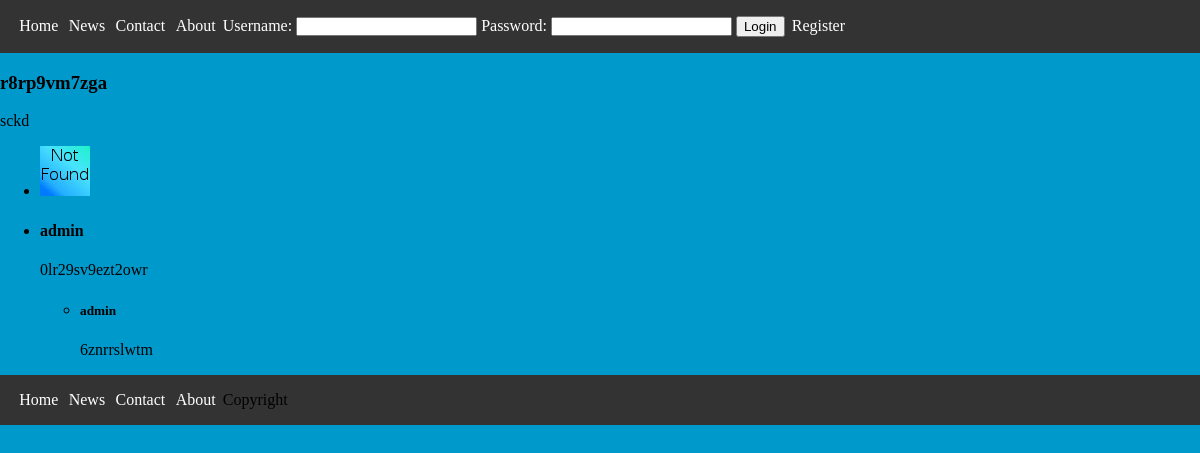
The page /Pages/show_restaurant.php?id=1 on the database its author committed.
### tables this page shows
CREATE TABLE restaurant (id INTEGER PRIMARY KEY AUTOINCREMENT NOT NULL, name VARCHAR NOT NULL, description VARCHAR DEFAULT ('Description not available'), owner INTEGER REFERENCES user (id), type_id INTEGER REFERENCES type (id));

CREATE TABLE restaurantPicture (picture_id INTEGER REFERENCES picture (id), restaurant_id INTEGER REFERENCES restaurant (id));

CREATE TABLE review (rating INTEGER CHECK (rating < 6 AND rating > - 1) NOT NULL, id INTEGER PRIMARY KEY AUTOINCREMENT NOT NULL, description VARCHAR DEFAULT ('Review not available'), restaurant_id INTEGER REFERENCES restaurant (id) NOT NULL, reviewer_id INTEGER REFERENCES user (id) NOT NULL);

CREATE TABLE user (nome VARCHAR DEFAULT ('defaultUser'), id INTEGER PRIMARY KEY AUTOINCREMENT NOT NULL, picture_id INTEGER REFERENCES picture (id) DEFAULT NULL, password VARCHAR NOT NULL, username VARCHAR NOT NULL, description VARCHAR);

CREATE TABLE awnser (id INTEGER PRIMARY KEY AUTOINCREMENT NOT NULL, content VARCHAR, review INTEGER REFERENCES review (id), user INTEGER REFERENCES user (id));

### database/restaurants.php (called while the page is built, shortened)
<?php
  function getRestaurant($id) {
    global $db;
    $stmt = $db->prepare(' SELECT * FROM restaurant WHERE id = :id ');
    $stmt->bindParam(':id',$id,PDO::PARAM_INT);
    $stmt->execute();
    return $stmt->fetch();
	}
	function getRestaurantPictures($id){
		global $db;
		$stmt = $db->prepare(' SELECT picture_id FROM restaurantPicture WHERE restaurant_id = :id ');
		$stmt->bindParam(':id',$id,PDO::PARAM_INT);
		$stmt->execute();
		return $stmt->fetchAll();
	}
	function getReviews($id){
		global $db;
		$stmt = $db->prepare(' SELECT * FROM viewUserReview WHERE restaurant_id = :id ');
		$stmt->bindParam(':id', $id ,PDO::PARAM_INT);
		$stmt->execute();
		return $stmt->fetchAll();
	}
	function getAnswers($id){
		global $db;
		$stmt = $db->prepare(' SELECT content, nome FROM viewUserAnswer WHERE review = :id ');
		$stmt->bindParam(':id',$id,PDO::PARAM_INT);
		$stmt->execute();
		return $stmt->fetchAll();
	}
?>

### Pages/show_restaurant.php (the view, shortened to what this page needs)
<?php
include_once('../templates/header.php');
include_once('../database/connect.php');
include_once('../database/restaurants.php');
$id=$_GET['id'];
$result = getRestaurant($id);
$pictures = getRestaurantPictures($id);
?>
<div class="restaurantInfo">
<h3> <?php echo  $result['name'] ?> </h3>
<p> <?php echo $result['description'] ?> </p>
</div>
<?php if(count($pictures) > 0 ){ ?>
<div class="image-slide">
  <ul>
<?php
foreach( $pictures as $picture ) {
  $path = "../images/". $picture['picture_id'];
  if(!file_exists($path))
    $path = '../images/error.jpg';
?>
    <li> <img src= <?php echo $path ?> > </li>
<?php } ?>
  </ul>
</div>
<?php }
$reviews = getReviews($id);
?>
<div class="reviews">
  <ul>
<?php foreach ($reviews as $review) { ?>
    <li>
      <h4> <?php echo $review['nome'] ?> </h4>
      <p> <?php echo $review['description']?> </p>
      <ul>
<?php $answers = getAnswers($review['id']);
foreach($answers as $answer){ ?>
        <li>
          <h5> <?php echo $answer['nome'] ?> </h5>
          <p> <?php echo $answer['content'] ?> </p>
        </li>
<?php }?>
      </ul>
    </li>
<?php } ?>
  </ul>
</div>
<?php include_once('../templates/footer.php'); ?>

### templates/header.php (shortened to what this page needs)
<!DOCTYPE html>
<html lang="en">
    <head>
        <link rel="stylesheet" href="../css/style.css">
    </head>
    <body>
        <nav>
            <ul>
                <li><a id="home" href="../Pages/home.php#home">Home</a></li>
                <li><a id="news" href="#news">News</a></li>
                <li><a id="contact" href="../Pages/contacts.php#contact">Contact</a></li>
                <li><a id="about" href="../Pages/about.php#about">About</a></li>
                <li><?php include('login.php') ?></li>
            </ul>
        </nav>

### templates/login.php
<?php
    if(isset($_SESSION['username'])){
?>
<label> Logged in as: <?php echo $_SESSION['username'] ?> </label>
<a href="../database/action_logout.php">Logout</a>
<?php }else{ ?>
<form action="../database/action_login.php" method="post">
  <label>Username: <input type="text" name="username"> </label>
  <label>Password: <input type="password" name="password"> </label>
  <input type="submit" value="Login">
  <a href="../Pages/register.php">Register</a>
</form>
<?php } ?>

### templates/footer.php
  <nav>
    <ul>
        <li><a id="home" href="../Pages/home.php#home">Home</a></li>
        <li><a id="news" href="../Pages/news.php#news">News</a></li>
        <li><a id="contact" href="../Pages/contacts.php#contact">Contact</a></li>
        <li><a id="about" href="../Pages/about.php#about">About</a></li>
        <li>Copyright</li>
    </ul>
</body>
</html>

### css/style.css (style rules this page uses)
body { margin : 0; padding : 0; border : 0; background-color: #0099cc; }
nav ul { background-color: #333; display: block; margin: 0; width: 100%; padding-left: 1em; }
nav li { display: inline-block; padding: 1em 0em; list-style-type: none; }
nav li label input { padding: 0em; height: inherit; color: white; }
nav li label { padding: 0em; height: inherit; color: white; }
nav li a { color: white; text-decoration: none; padding: inherit; padding-left: 0.2em; padding-right: 0.2em; border-bottom-color: #111; border-bottom-left-radius:0.5em; border-bottom-right-radius: 0.5em; }
body nav ul li form input { color: black; }

### rows shown on the page
restaurant: name "r8rp9vm7zga", description "sckd"
review: reviewer.nome "admin", description "0lr29sv9ezt2owr"
awnser: user.nome "admin", content "6znrrslwtm"
